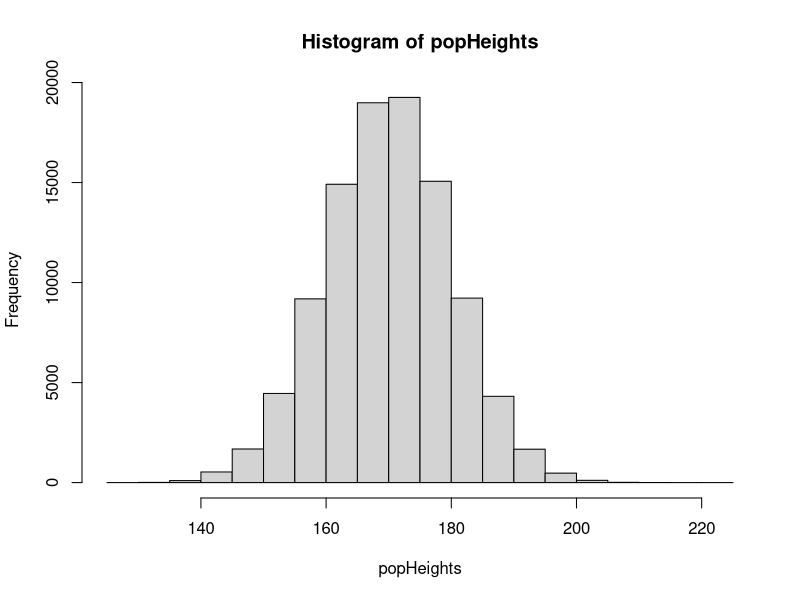
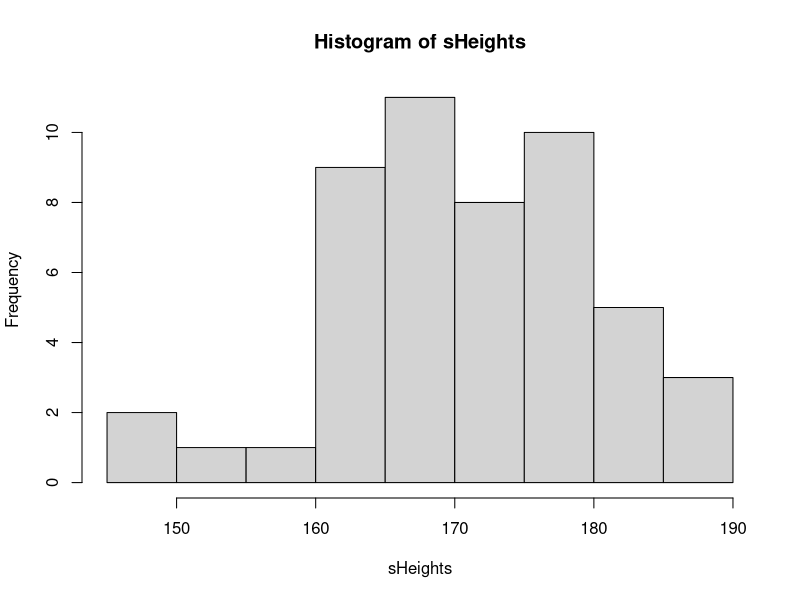
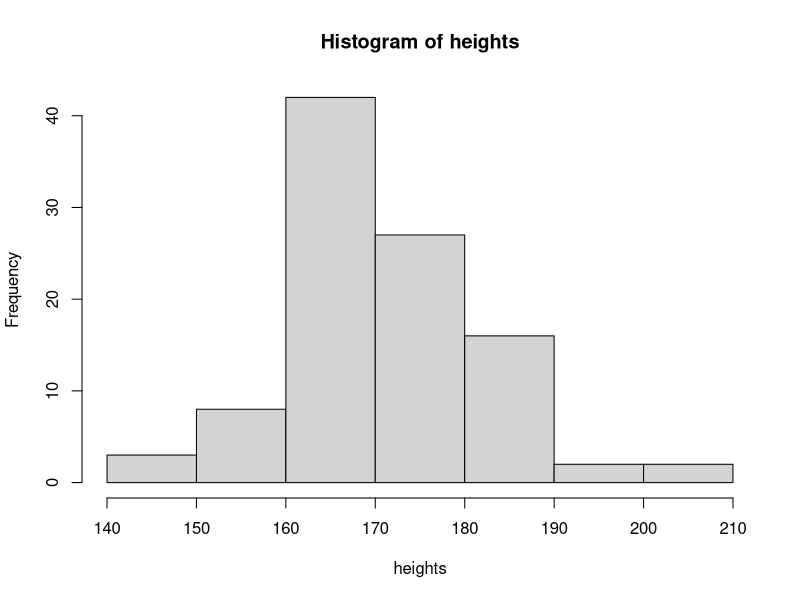
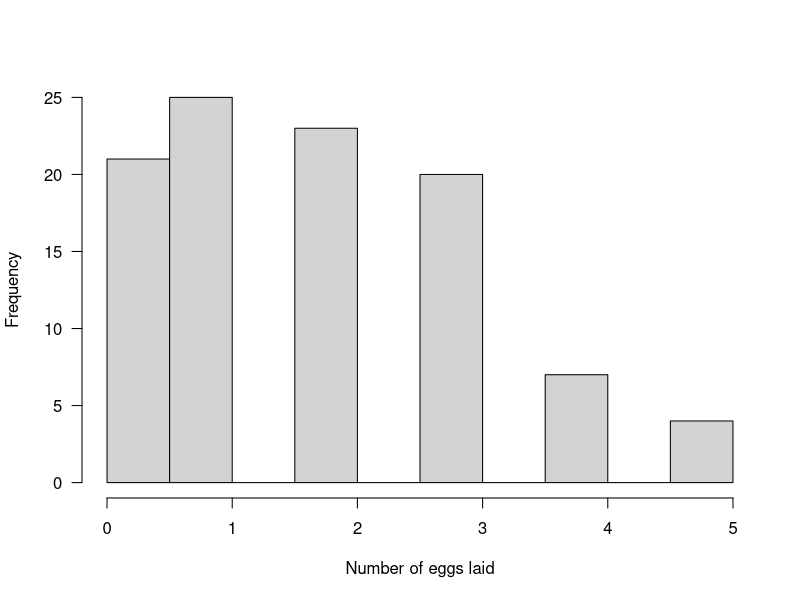
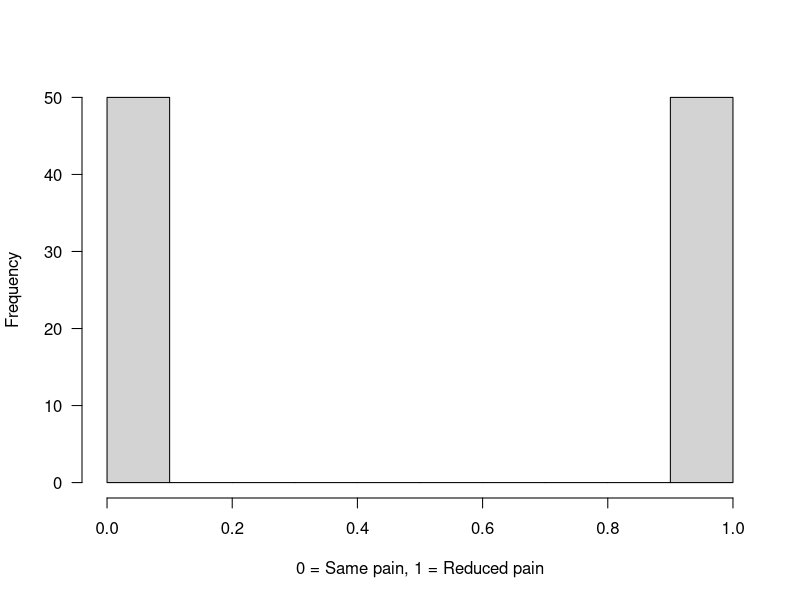
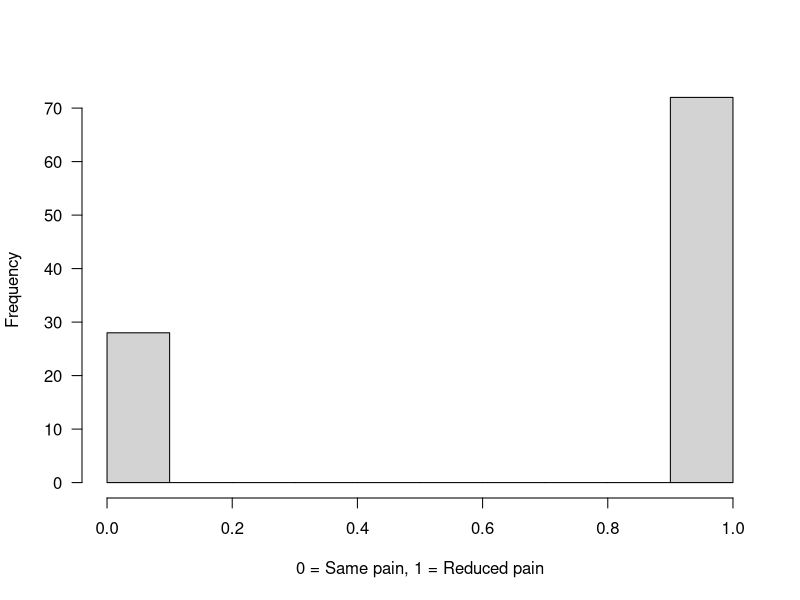
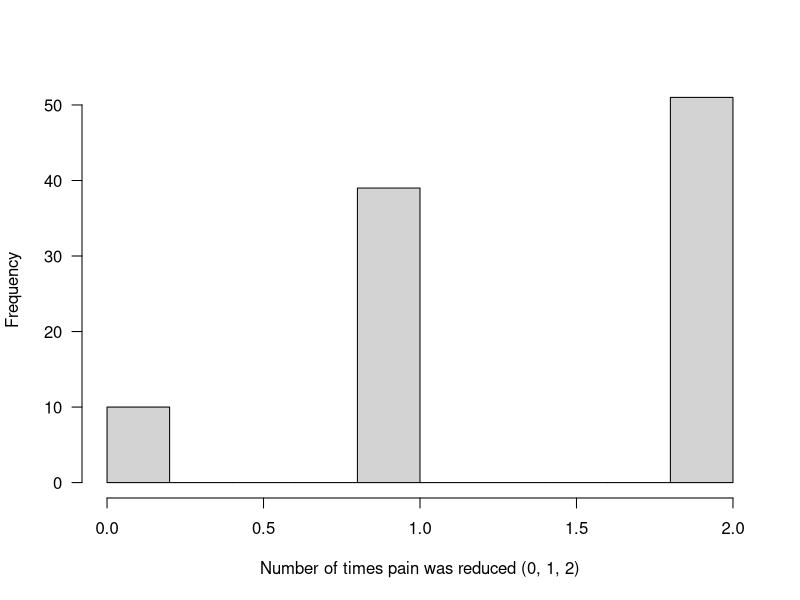
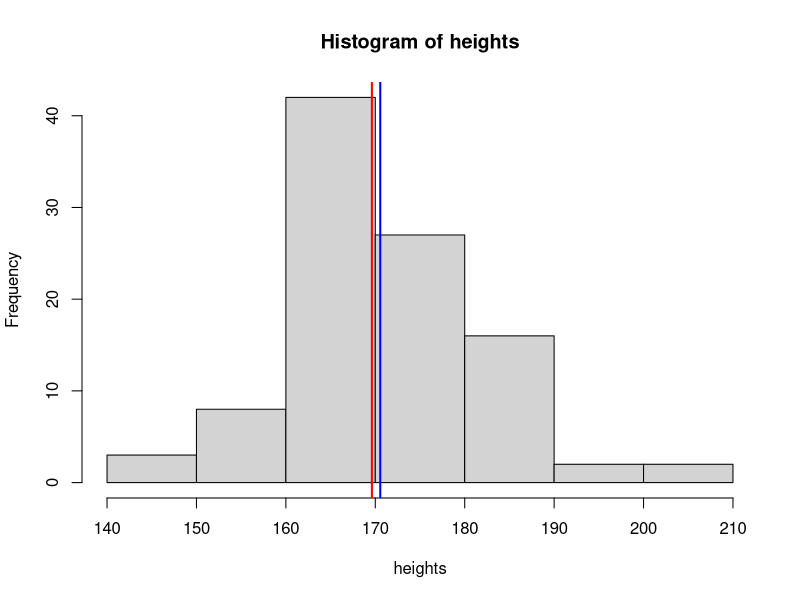

Here is the R script that generated these plots, in order:
## ---- chunk 1
popHeights <- rnorm(100000, 170, 10)
## ---- chunk 2
hist(popHeights)
## ---- chunk 3
sHeights <- sample(popHeights, 50, replace = FALSE)
## ---- chunk 4
hist(sHeights)
## ---- chunk 5
mean(sHeights)
## ---- chunk 6
population <- data.frame(
  height = rnorm(100000, 170, 10),
  weight = rnorm(100000, 65, 10),
  age = rnorm(100000, 40, 15),
  systolic_bp = rnorm(100000, 120, 15), 
  diastolic_bp = rnorm(100000, 80, 10), 
  cholesterol = rnorm(100000, 5, 1), 
  gender = sample(c("Male", "Female", "Other"), 100000, replace = TRUE, prob = c(0.49, 0.49, 0.02)),
  ethnicity = sample(c("White", "Black", "Asian", "Other"), 100000, replace = TRUE, prob = c(0.3, 0.3, 0.3, 0.1)), 
  university = sample(LETTERS[1:10], 100000, replace = TRUE, prob = rep(0.1, 10))
)
## ---- chunk 7
population$gender <- as.factor(population$gender)

population$ethnicity <- as.factor(population$ethnicity)

population$university <- as.factor(population$university)
## ---- chunk 8
head(population)
## ---- chunk 9
rowNums <- sample(1:100000, 30, replace = F)
## ---- chunk 10
random_sample <- population[rowNums, ]
## ---- chunk 11
head(random_sample)
## ---- chunk 12
seq1 <- seq(1, 100000, 100)
## ---- chunk 13
systematic_sample <- population[seq1, ]
## ---- chunk 14
head(systematic_sample)
## ---- chunk 15
table(population$gender)
## ---- chunk 16
prop.table(table(population$gender))
## ---- chunk 17
male <- subset(population, gender == "Male")

female <- subset(population, gender == "Female")

other <- subset(population, gender == "Other")
## ---- chunk 18

sMale <- male[sample(1:nrow(male), 49, replace = FALSE), ]

sFemale <- female[sample(1:nrow(female), 49, replace = FALSE), ]

sOther <- other[sample(1:nrow(other), 2, replace = FALSE), ]
## ---- chunk 19
stratified_sample <- rbind(sMale, sFemale, sOther)
## ---- chunk 20
head(stratified_sample)
## ---- chunk 21
Asian <- subset(population, ethnicity == "Asian") 
Black <- subset(population, ethnicity == "Black") 
White <- subset(population, ethnicity == "White") 
Other <- subset(population, ethnicity == "Other")
## ---- chunk 22
sAsian <- Asian[sample(1:nrow(Asian), 5, replace = FALSE), ] 
sBlack <- Black[sample(1:nrow(Black), 5, replace = FALSE), ] 
sWhite <- White[sample(1:nrow(White), 5, replace = FALSE), ] 
sOther <- Other[sample(1:nrow(Other), 5, replace = FALSE), ]
## ---- chunk 23
quota_sample <- rbind(sAsian, sBlack, sWhite, sOther)
## ---- chunk 24
quota_sample
## ---- chunk 25
A <- subset(population, university == "A") 
B <- subset(population, university == "B") 
C <- subset(population, university == "C")
## ---- chunk 26
ABC <- rbind(A, B, C)
## ---- chunk 27
head(ABC)

tail(ABC)

table(ABC$university)
## ---- chunk 28
ABC <- droplevels(ABC)
## ---- chunk 29
table(ABC$university)
## ---- chunk 30
heights <- rnorm(n = 100, mean = 170, sd = 10)
## ---- chunk 31
hist(heights)
## ---- chunk 32
pois <- rpois(n = 100, lambda = 2)
## ---- chunk 33
hist(pois, main = "", xlab = "Number of eggs laid", las = 1)
## ---- chunk 34
binom <- rbinom(n = 100, size = 1, prob = 0.5)

hist(binom, main = "", xlab = "0 = Same pain, 1 = Reduced pain", las = 1)
## ---- chunk 35
binom2 <- rbinom(n = 100, size = 1, prob = 0.75)

hist(binom2, main = "", xlab = "0 = Same pain, 1 = Reduced pain", las = 1)
## ---- chunk 36
binom3 <- rbinom(n = 100, size = 2, prob = 0.75)

hist(binom3, main = "", xlab = "Number of times pain was reduced (0, 1, 2)", las = 1)
## ---- chunk 37
hist(heights) 
abline(v = mean(heights), col = "blue", lwd = 2) 
abline(v = median(heights), col = "red", lwd = 2) 
mean(heights) 
median(heights) 
sd(heights)
## ---- chunk 38
hist(pois) 
abline(v = mean(pois), col = "blue", lwd = 2) 
abline(v = median(pois), col = "red", lwd = 2) 
mean(pois) # This should be close to 2 
var(pois)  # This should be close to 2
## ---- chunk 39
hist(binom) 
abline(v = mean(binom), col = "blue", lwd = 2) 
abline(v = median(binom), col = "red", lwd = 2) 
mean(binom)  # This should be close to 50 % 
table(binom) # This should be close to a 50/50 split!
## ---- chunk 40
hist(rnorm(10,5,1)) 
hist(rnorm(100,5,1)) 
hist(rnorm(1000,5,1))
## ---- chunk 41
mean(rnorm(10,5,1)) 
mean(rnorm(100,5,1)) 
mean(rnorm(1000,5,1))

sd(rnorm(10,5,1)) 
sd(rnorm(100,5,1)) 
sd(rnorm(1000,5,1))
## ---- chunk 42
par(mfrow=c(2,2)) # This tells R to plot all subsequent plots in a 2 x 2 array
## ---- chunk 43
for(i in 1:4) { 
  hist(rnorm(10, 5, 1)) 
  }
## ---- chunk 44
saplings <- rnorm(1000, mean = 50, sd = 5)
## ---- chunk 45
saplings1 <- sample(saplings, 5, replace = F)
## ---- chunk 46
mean(saplings1)
## ---- chunk 47
saplings2 <- sample(saplings, 5, replace = F)
## ---- chunk 48
mean(saplings2)
## ---- chunk 49
par(mfrow=c(1,2))

hist(saplings1, main="Sample 1 (5 saplings)", xlab="Height (cm)", col="lightblue", las = 1)

hist(saplings2, main="Sample 2 (5 saplings)", xlab="Height (cm)", col="lightgreen", las = 1)
## ---- chunk 50
saplings1b <- sample(saplings, 100, replace = F)

saplings2b <- sample(saplings, 100, replace = F)
## ---- chunk 51
par(mfrow=c(1,2))

hist(saplings1b, main="Sample 1 (5 saplings)", xlab="Height (cm)", col="lightblue", las = 1)

hist(saplings2b, main="Sample 2 (5 saplings)", xlab="Height (cm)", col="lightgreen", las = 1)
## ---- chunk 52
mean(saplings1b)

mean(saplings2b)
## ---- chunk 53
set.seed(1); rnorm(5, 5, 1)
## ---- chunk 54
rnorm(5, 5, 1)
## ---- chunk 55
set.seed(1); rnorm(5, 5, 1)
## ---- chunk 56
set.seed(1); Alzheimers <- data.frame(neurons = c(rnorm(100, 20, 5), rnorm(100, 20, 5)), 
                                      group = rep(c("Asymptomatic","Symptomatic"), each = 100), 
                                      sex = c(rep("M", 50), rep("M", 50), rep("F", 50), rep("F", 50)),
                                      age = round(rnorm(200, 70, 5), 0))
## ---- chunk 57
head(Alzheimers)
## ---- chunk 58
males <- subset(Alzheimers, sex == "M")

males <- subset(Alzheimers, sex %in% "M")

males <- Alzheimers[Alzheimers$sex == "M", ]

males <- Alzheimers[Alzheimers$sex %in% "M", ]
## ---- chunk 59
Asymptomatic <- subset(Alzheimers, group != "Symptomatic")
## ---- chunk 60
over70 <- subset(Alzheimers, age > 70)

under70 <- subset(Alzheimers, age < 70)
## ---- chunk 61
atLeast60 <- subset(Alzheimers, age >= 60)
## ---- chunk 62
age58orLess <- subset(Alzheimers, age <= 58)
## ---- chunk 63
first10 <- Alzheimers[1:10,]

last20 <- Alzheimers[181:200,]
## ---- chunk 64
subset <- Alzheimers[50:100, 1:2] # Select rows 50 to 100, but only data from the first 2 columns
